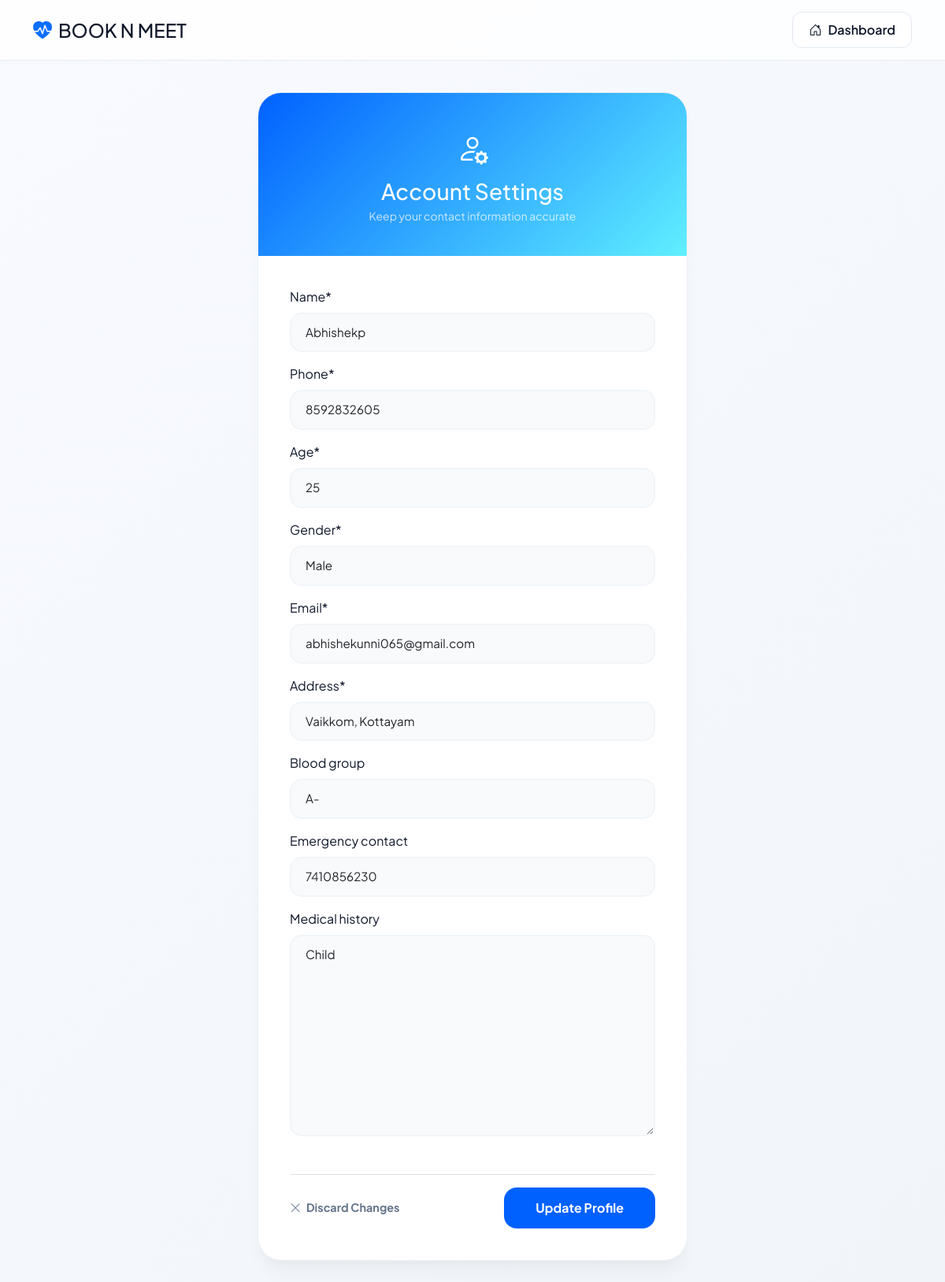
Screenshot of /patient-profile-edit/ (signed in) with the database file from the repository.
### new_app/models.py (models this page shows, shortened)
class Patient(models.Model):
    reg_user = models.OneToOneField(Register, on_delete=models.CASCADE)
    name = models.CharField(max_length=100)
    phone = models.CharField(max_length=15)
    age = models.IntegerField()
    gender = models.CharField(max_length=10)
    email = models.EmailField()
    address =  models.CharField(max_length=100)
    blood_group = models.CharField(max_length=10, blank=True)
    emergency_contact = models.CharField(max_length=15, blank=True)
    medical_history = models.TextField(blank=True)

### new_app/patient_views.py (the view)
# urls.py: path('patient-profile-edit/', patient_views.edit_patient_profile, name='edit_patient_profile'),
@login_required(login_url='login_view')
def edit_patient_profile(request):
    patient_data = Patient.objects.get(reg_user=request.user)
    form = PatientForm(instance=patient_data)
    if request.method == 'POST':
        form = PatientForm(request.POST, instance=patient_data)
        if form.is_valid():
            form.save()
            messages.success(request, "Profile updated successfully")
            return redirect('patient_profile_view')
    return render(request, 'patient/patient_edit_profile.html', {
        'form': form,
        'patient_data': patient_data
    })

### new_app/forms.py
class PatientForm(forms.ModelForm):
    class Meta:
        model = Patient
        exclude = ('reg_user',)

### templates/patient/patient_edit_profile.html (shortened to what this page needs)
<!DOCTYPE html>
<html lang="en">
{% load static %}
{% load crispy_forms_tags %}
<head>
  <link href="https://cdn.jsdelivr.net/npm/bootstrap@5.3.2/dist/css/bootstrap.min.css" rel="stylesheet">
  <link href="https://cdn.jsdelivr.net/npm/bootstrap-icons@1.11.1/font/bootstrap-icons.css" rel="stylesheet">
</head>
<body>
  <nav class="glass-nav">
    <div class="container d-flex justify-content-between align-items-center">
      <h4 class="fw-800 mb-0"><i class="bi bi-heart-pulse-fill text-primary me-2"></i>BOOK N MEET</h4>
      <a href="{% url 'patient_viewbase' %}" class="dashboard-btn">
        <i class="bi bi-house-door me-2"></i>Dashboard
      </a>
    </div>
  </nav>
  <div class="container">
    <div class="row justify-content-center">
      <div class="col-lg-7 col-xl-6">
        <div class="edit-card">
          <div class="edit-header">
            <div class="mb-2">
                <i class="bi bi-person-gear fs-1"></i>
            </div>
            <h3 class="mb-1 fw-800">Account Settings</h3>
            <p class="mb-0 opacity-75 small">Keep your contact information accurate</p>
          </div>
          <div class="form-body">
            <form method="POST" enctype="multipart/form-data">
              <div class="mb-4">
                {{ form|crispy }}
              </div>
              <div class="d-flex justify-content-between align-items-center mt-5 pt-3 border-top">
                <a href="javascript:history.back()" class="btn-cancel">
                    <i class="bi bi-x-lg me-1"></i> Discard Changes
                </a>
                <button type="submit" class="btn btn-save">
                  Update Profile
                </button>
              </div>
            </form>
          </div>
        </div>
      </div>
    </div>
  </div>
</body>
</html>

### templates/patient/patient_edit_profile.html (style rules this page uses)
:root { --primary: #0061ff; --text-dark: #0f172a; --text-muted: #64748b; --bg-gradient: linear-gradient(135deg, #f8faff 0%, #f1f5f9 100%); --card-shadow: 0 20px 25px -5px rgba(0, 0, 0, 0.04), 0 10px 10px -5px rgba(0, 0, 0, 0.02); }
body { background: var(--bg-gradient); font-family: 'Plus Jakarta Sans', sans-serif; color: var(--text-dark); min-height: 100vh; }
.glass-nav { background: rgba(255, 255, 255, 0.8); backdrop-filter: blur(10px); border-bottom: 1px solid rgba(226, 232, 240, 0.8); position: sticky; top: 0; z-index: 1000; padding: 15px 0; margin-bottom: 40px; }
.dashboard-btn { background: white; border: 1px solid #e2e8f0; color: var(--text-dark); font-weight: 600; border-radius: 12px; padding: 10px 20px; transition: 0.3s; text-decoration: none; }
.edit-card { background: white; border: 1px solid rgba(226, 232, 240, 0.6); border-radius: 30px; box-shadow: var(--card-shadow); overflow: hidden; margin-bottom: 50px; }
.edit-header { background: linear-gradient(135deg, #0061ff 0%, #60efff 100%); padding: 40px 30px; color: white; text-align: center; }
.form-body { padding: 40px; }
.form-control, .select, .textarea { border-radius: 15px !important; border: 2px solid #f1f5f9 !important; padding: 12px 18px !important; background-color: #f8fafc !important; font-size: 0.95rem !important; transition: all 0.2s ease !important; }
.btn-save { background: var(--primary); color: white; border: none; border-radius: 16px; padding: 14px 40px; font-weight: 700; transition: all 0.3s ease; }
.btn-cancel { color: var(--text-muted); text-decoration: none; font-weight: 700; font-size: 0.9rem; transition: 0.2s; }

### rows the page displays
Patient: name "Abhishekp", phone "8592832605", age "25", gender "Male", email "abhishekunni065@gmail.com", address "Vaikkom, Kottayam", blood_group "A-", emergency_contact "7410856230", medical_history "Child"
